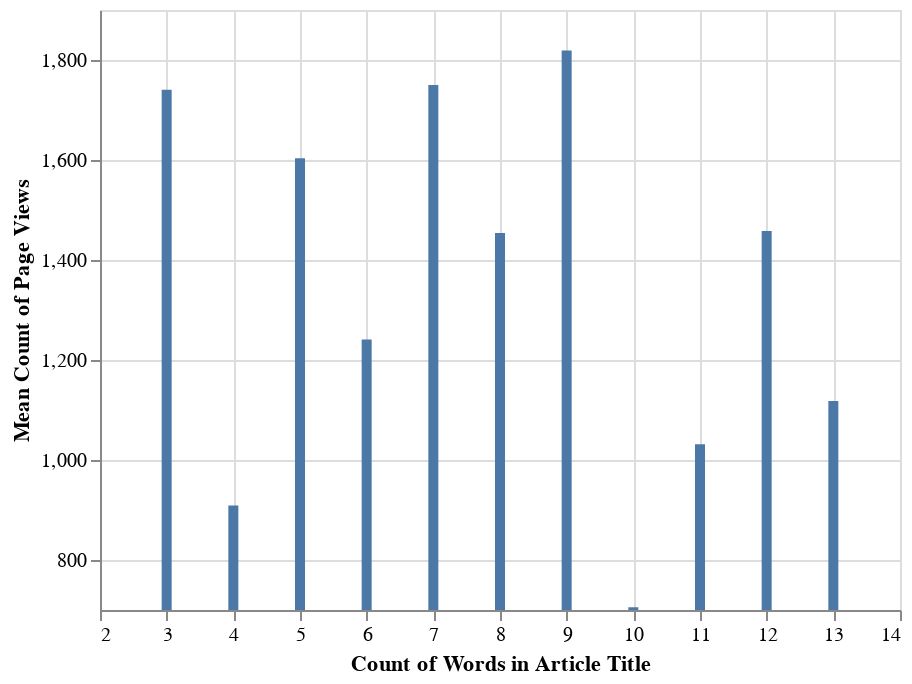

Notebook cell for this chart:
### Markdown cell above
Short news article titles are often vague or too broad, leaving out key information that usually tells more of the specific truths of the article. Therefore, I wanted to see whether the lengths of the titles had any correlation with the page views of the articles.

### Code cell
df['Title_Length_W'] = df.apply(lambda row: len((row.Title.split())), axis=1)

fig1 = alt.Chart(df[['Title_Length_W', 'Views']]).mark_bar().encode(
    y = alt.Y('mean(Views)', title = 'Mean Count of Page Views', scale = alt.Scale(zero = False)),
    x = alt.X('Title_Length_W', title = 'Count of Words in Article Title', scale = alt.Scale(zero = False))
)
fig1

### Figure 1 — Vega-Lite specification as saved in the notebook (floating-point values rounded to 4 significant figures)
{"config": {"view": {"continuousWidth": 400, "continuousHeight": 300}}, "data": {"name": "data-b331a1215dc1c618202af93323dd3d4f"}, "mark": "bar", "encoding": {"x": {"field": "Title_Length_W", "scale": {"zero": false}, "title": "Count of Words in Article Title", "type": "quantitative"}, "y": {"aggregate": "mean", "field": "Views", "scale": {"zero": false}, "title": "Mean Count of Page Views", "type": "quantitative"}}, "$schema": "https://vega.github.io/schema/vega-lite/v4.17.0.json", "datasets": {"data-b331a1215dc1c618202af93323dd3d4f": [{"Title_Length_W": 10, "Views": 616}, {"Title_Length_W": 13, "Views": 701}, {"Title_Length_W": 11, "Views": 1097}, {"Title_Length_W": 9, "Views": 748}, {"Title_Length_W": 12, "Views": 1458}, {"Title_Length_W": 6, "Views": 1267}, {"Title_Length_W": 8, "Views": 1276}, {"Title_Length_W": 10, "Views": 795}, {"Title_Length_W": 11, "Views": 769}, {"Title_Length_W": 4, "Views": 822}, {"Title_Length_W": 7, "Views": 771}, {"Title_Length_W": 9, "Views": 864}, {"Title_Length_W": 8, "Views": 742}, {"Title_Length_W": 4, "Views": 823}, {"Title_Length_W": 3, "Views": 972}, {"Title_Length_W": 11, "Views": 1024}, {"Title_Length_W": 5, "Views": 1173}, {"Title_Length_W": 6, "Views": 768}, {"Title_Length_W": 3, "Views": 1191}, {"Title_Length_W": 8, "Views": 610}, {"Title_Length_W": 6, "Views": 1413}, {"Title_Length_W": 9, "Views": 2973}, {"Title_Length_W": 8, "Views": 2171}, {"Title_Length_W": 4, "Views": 835}, {"Title_Length_W": 5, "Views": 1046}, {"Title_Length_W": 6, "Views": 1797}, {"Title_Length_W": 5, "Views": 1742}, {"Title_Length_W": 6, "Views": 1384}, {"Title_Length_W": 9, "Views": 2586}, {"Title_Length_W": 5, "Views": 2511}, {"Title_Length_W": 8, "Views": 1621}, {"Title_Length_W": 3, "Views": 1756}, {"Title_Length_W": 4, "Views": 1411}, {"Title_Length_W": 7, "Views": 1238}, {"Title_Length_W": 6, "Views": 997}, {"Title_Length_W": 4, "Views": 654}, {"Title_Length_W": 3, "Views": 1567}, {"Title_Length_W": 6, "Views": 1177}, {"Title_Length_W": 7, "Views": 4014}, {"Title_Length_W": 8, "Views": 2800}, {"Title_Length_W": 5, "Views": 2141}, {"Title_Length_W": 9, "Views": 2322}, {"Title_Length_W": 5, "Views": 1255}, {"Title_Length_W": 5, "Views": 1541}, {"Title_Length_W": 7, "Views": 1640}, {"Title_Length_W": 3, "Views": 1301}, {"Title_Length_W": 9, "Views": 3270}, {"Title_Length_W": 6, "Views": 902}, {"Title_Length_W": 7, "Views": 2049}, {"Title_Length_W": 7, "Views": 789}, {"Title_Length_W": 5, "Views": 1421}, {"Title_Length_W": 8, "Views": 1040}, {"Title_Length_W": 6, "Views": 1415}, {"Title_Length_W": 9, "Views": 1750}, {"Title_Length_W": 11, "Views": 1236}, {"Title_Length_W": 9, "Views": 1165}, {"Title_Length_W": 8, "Views": 1267}, {"Title_Length_W": 8, "Views": 1560}, {"Title_Length_W": 6, "Views": 1050}, {"Title_Length_W": 6, "Views": 1480}, {"Title_Length_W": 9, "Views": 691}, {"Title_Length_W": 3, "Views": 1623}, {"Title_Length_W": 13, "Views": 1535}, {"Title_Length_W": 3, "Views": 3773}]}}
